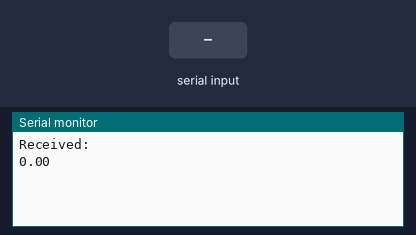
The sketch below on a simulated Arduino Uno, built with avr-gcc and run on an emulated ATmega328P. Shown: the last lines printed to the serial monitor. Inputs (shaded band) come from the test bench.

Above: at 1.2 s.
1.3 s: "90,45\n" received over Serial
At 2.5 s:
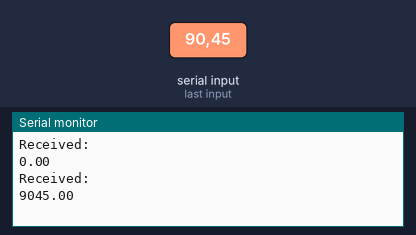
2.8 s: "." received over Serial
At 3.8 s:
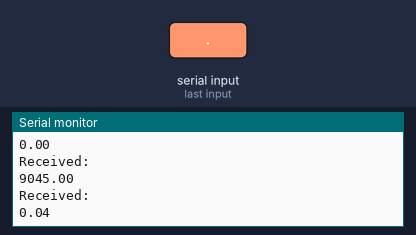
Timing chart, 0 to 5.8 s (numbered marks = the images above; inputs shaded):
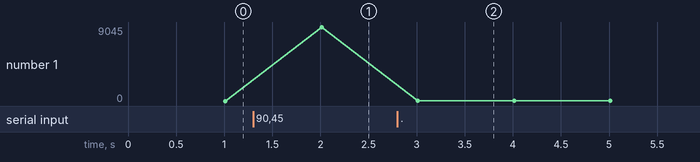

The sketch:

BluetoothTest.ino
```cpp
unsigned long time, lastTime;
float RPM=0.0;
char comdata[8];
char ch;
int index=0;
boolean havedata=false;

void setup() {
  // put your setup code here, to run once:
  Serial.begin(9600);
  lastTime = millis();
}

void loop() {
  // put your main code here, to run repeatedly:
  havedata=false;
  index=0;
  while (Serial.available() > 0)
  {
    ch=char(Serial.read());
    if((index<7)&&(ch>='0') && (ch<='9') || (ch=='.') || (ch=='-'))
    {
      comdata[index++]=ch;
      havedata=true;
    }
    delay(2);
  }
  if(havedata)
  {
    RPM = atof(comdata);
    havedata = false;
  }
  time = millis();
  if (time-lastTime>=1000)
  {
    Serial.println("Received:");
    Serial.println(RPM);
    lastTime = time;
  }
  delay(2);
}
```

Measured:
- after the input at 1.3 s, the serial monitor: prints a new line after 0.71 s (image 1)
- after the input at 2.8 s, the serial monitor: prints a new line after 0.21 s (image 2)
- plotted number 1: 0 → 9045 after the input at 1.3 s, 9045 → 0.04 after the input at 2.8 s
